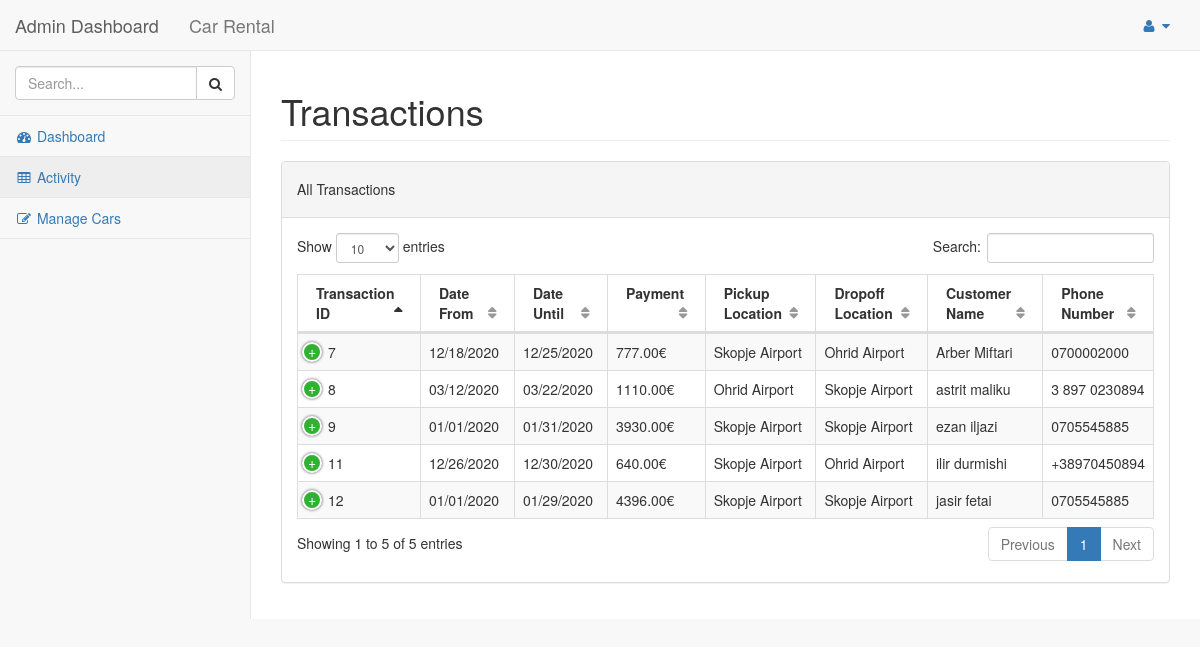
Screenshot of /dashboard/pages/tables.php (signed in) with the database file from the repository.
### tables this page shows
CREATE TABLE `transactions` (
  `transactionID` int(11) NOT NULL,
  `carID` int(11) NOT NULL,
  `dateFrom` varchar(255) NOT NULL,
  `dateUntil` varchar(255) NOT NULL,
  `timeFrom` varchar(255) NOT NULL,
  `timeUntil` varchar(255) NOT NULL,
  `payment` varchar(700) NOT NULL,
  `pickupLocation` varchar(100) NOT NULL,
  `dropOffLocation` varchar(100) NOT NULL,
  `customerName` varchar(25) NOT NULL,
  `customerLastName` varchar(25) NOT NULL,
  `phoneNumber` varchar(25) NOT NULL,
  `passportNumber` varchar(15) NOT NULL
);

### dashboard/pages/tables.php (the view, shortened to what this page needs)
<?php
include('../../db_connect.php');
?>
<!DOCTYPE html>
<html lang="en">
<head>
    <link href="../vendor/bootstrap/css/bootstrap.min.css" rel="stylesheet">
    <link href="../vendor/metisMenu/metisMenu.min.css" rel="stylesheet">
    <link href="../vendor/datatables-plugins/dataTables.bootstrap.css" rel="stylesheet">
    <link href="../vendor/datatables-responsive/dataTables.responsive.css" rel="stylesheet">
    <link href="../dist/css/sb-admin-2.css" rel="stylesheet">
    <link href="../vendor/font-awesome/css/font-awesome.min.css" rel="stylesheet" type="text/css">
</head>
<body>
    <div id="wrapper">
        <nav class="navbar navbar-default navbar-static-top" role="navigation" style="margin-bottom: 0">
            <div class="navbar-header">
                <a class="navbar-brand" href="index.html">Admin Dashboard</a>
                <a class="navbar-brand" href="../../index.html">Car Rental</a>
            </div>
            <ul class="nav navbar-top-links navbar-right">
                <li class="dropdown">
                    <a class="dropdown-toggle" data-toggle="dropdown" href="#">
                        <i class="fa fa-user fa-fw"></i> <i class="fa fa-caret-down"></i>
                    </a>
                </li>
            </ul>
            <div class="navbar-default sidebar" role="navigation">
                <div class="sidebar-nav navbar-collapse">
                    <ul class="nav" id="side-menu">
                        <li class="sidebar-search">
                            <div class="input-group custom-search-form">
                                <input type="text" class="form-control" placeholder="Search...">
                                <span class="input-group-btn">
                                <button class="btn btn-default" type="button">
                                    <i class="fa fa-search"></i>
                                </button>
                            </span>
                            </div>
                        </li>
                        <li>
                            <a href="index.php"><i class="fa fa-dashboard fa-fw"></i> Dashboard</a>
                        </li>
                        <li>
                            <a href="tables.php"><i class="fa fa-table fa-fw"></i> Activity</a>
                        </li>
                        <li>
                            <a href="forms.php"><i class="fa fa-edit fa-fw"></i> Manage Cars</a>
                        </li>
                    </ul>
                </div>
            </div>
        </nav>
        <div id="page-wrapper">
            <div class="row">
                <div class="col-lg-12">
                    <h1 class="page-header">Transactions</h1>
                </div>
            </div>
            <div class="row">
                <div class="col-lg-12">
                    <div class="panel panel-default">
                        <div class="panel-heading">
                            <h5>All Transactions</h5>
                        </div>
                        <div class="panel-body">
                                    <table width="100%" class="table table-striped table-bordered table-hover" id="dataTables-example">
                                        <thead>
                                        <tr>
                                            <th>Transaction ID</th>
                                            <th>Date From</th>
                                            <th>Date Until</th>
                                            <th>Payment</th>
                                            <th>Pickup Location</th>
                                            <th>Dropoff Location</th>
                                            <th>Customer Name</th>
                                            <th>Phone Number</th>
                                        </tr>
                                        </thead>
                                            <?php
                                                $sql = "select  transactionID, dateFrom, dateUntil, payment, pickupLocation, dropOffLocation, customerName, customerLastName, phoneNumber, passportNumber from transactions";
                                                $result = $conn-> query($sql);
                                                if($result-> num_rows > 0){
                                                    while($row = $result-> fetch_assoc()){
                                                        echo "<tr><td>". $row["transactionID"] ."</td><td>". $row["dateFrom"]. "</td><td>". $row["dateUntil"]. "</td><td>". $row["payment"]. "€</td><td>". $row["pickupLocation"]. "</td><td>". $row["dropOffLocation"]. "</td><td>". $row["customerName"] ." ".$row["customerLastName"]. "</td><td>". $row["phoneNumber"]. "</td><td>". $row["passportNumber"]. "</td></tr>";
                                                    }
                                                    echo "</table>";
                                                }
                                                else{
                                                    echo "0 result";
                                                }
                                            ?>
                                </div>
                    </div>
                </div>
            </div>
        </div>
    </div>
</body>
</html>

### rows the page displays
transactions: transactionID "7", dateFrom "12/18/2020", dateUntil "12/25/2020", payment "777.00", pickupLocation "Skopje Airport", dropOffLocation "Ohrid Airport", customerName "Arber", customerLastName "Miftari", phoneNumber "0700002000"
transactions: transactionID "8", dateFrom "03/12/2020", dateUntil "03/22/2020", payment "1110.00", pickupLocation "Ohrid Airport", dropOffLocation "Skopje Airport", customerName "astrit", customerLastName "maliku", phoneNumber "3 897 0230894"
transactions: transactionID "9", dateFrom "01/01/2020", dateUntil "01/31/2020", payment "3930.00", pickupLocation "Skopje Airport", dropOffLocation "Skopje Airport", customerName "ezan", customerLastName "iljazi", phoneNumber "0705545885"
transactions: transactionID "11", dateFrom "12/26/2020", dateUntil "12/30/2020", payment "640.00", pickupLocation "Skopje Airport", dropOffLocation "Ohrid Airport", customerName "ilir", customerLastName "durmishi", phoneNumber "+38970450894"
transactions: transactionID "12", dateFrom "01/01/2020", dateUntil "01/29/2020", payment "4396.00", pickupLocation "Skopje Airport", dropOffLocation "Skopje Airport", customerName "jasir", customerLastName "fetai", phoneNumber "0705545885"
